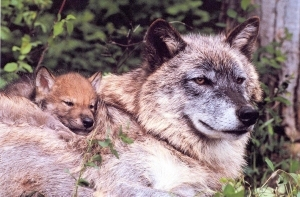
#> input picture AnimalNet/dataset/testset/animal-103.jpg, 300 x 197 px
$ python -i sift.py   (imports and definitions only)
#> lines starting #> are read from the running program, lines starting #| are printed output that depends on the picture
# a SIFT implementation in python
# including some simple interest point detectors
# meant for educational purposes only.
#
# Feel free to distribute, yet, please keep my name so I can get bug reports
#
# Author: Jan van Gemert (j.c.vanGemert@uva.nl)
#

import numpy as np
import scipy.spatial
from pylab import imread, matplotlib
import sys
from numpy import pi, cos, sin, ceil, sqrt, arctan
import scipy.ndimage.filters as filters


def compute_derivatives(im_name, sigma=1.0):
#> called with sigma = 1
    im_rgb = imread(im_name)
#> im_rgb is the input picture: shape (197, 300, 3); mean R, G, B 144.7, 125.4, 126.9
    im_hsv = matplotlib.colors.rgb_to_hsv(im_rgb)
#> im_hsv: shape (197, 300, 3) float32; mean of channels 0, 1, 2 0.6, 0.2, 146.3
    im = im_hsv[:, :, 2]
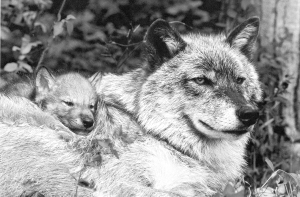
#> im: shape (197, 300) float32; min 11, max 255, mean 146.3

    # Derivatives
    dx = filters.gaussian_filter(im, sigma=sigma, order=[1, 0])
    dy = filters.gaussian_filter(im, sigma=sigma, order=[0, 1])
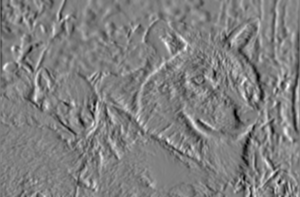
#> dy: shape (197, 300) float32; min -50.74, max 50.33, mean -0.1; drawn with min black and max white
    return dx, dy


# [64 lines left out: functions grad_as_hsv, dense_points, compute_hes, not called in this run]


def computeHar(imName, sigma=1, k=0.04, magThreshold=10, NMSneighborhood=10):
    dx, dy = compute_derivatives(imName, sigma=sigma)

    #structure tensor
    dx2 = dx * dx
    dy2 = dy * dy
    dxy = dx * dy

    # average with integration scale
    iScale = 2*sigma
    dx2 = filters.gaussian_filter(dx2, sigma=iScale)
    dy2 = filters.gaussian_filter(dy2, sigma=iScale)
    dxy = filters.gaussian_filter(dxy, sigma=iScale)
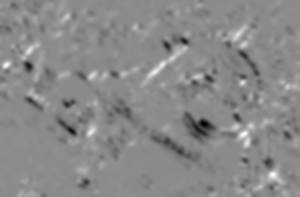
#> dxy: shape (197, 300) float32; min -581.3, max 485, mean -5.8; drawn with min black and max white

    # cornerness, Det - k(Trace)^2
    R = dx2 * dy2 - dxy * dxy - k * (dx2 + dy2) * (dx2 + dy2)
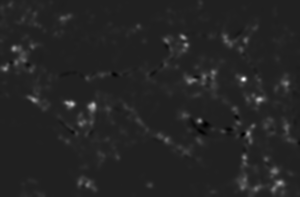
#> R: shape (197, 300) float32; min -36721.8, max 254551.3, mean 5579.8; drawn with min black and max white

    # non-maximum suppression
    data_max = filters.maximum_filter(R, NMSneighborhood)
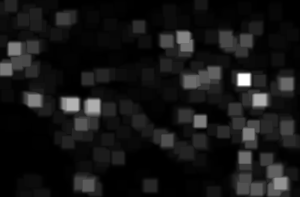
#> data_max: shape (197, 300) float32; min 0.122, max 254551.3, mean 22360.7; drawn with min black and max white
    maxima = (R == data_max)
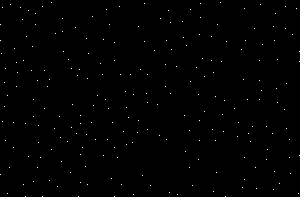
#> maxima: shape (197, 300) bool; 0.39% white in thin lines or dots
    maxima = np.logical_and(maxima, data_max > 0)

    # threshold magnitude
    mag = sigma * np.sqrt(dx * dx + dy * dy)
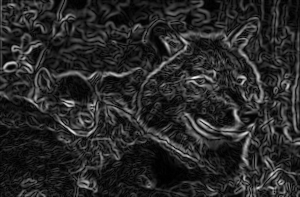
#> mag: shape (197, 300) float32; min 0.0103, max 68.3, mean 10.9; drawn with min black and max white
    maxima = np.logical_and( maxima, mag > magThreshold)
#> maxima: shape (197, 300) bool; 0.3% white in thin lines or dots

    [r, c] = np.where(maxima)
#> r = 180 values from 2 to 196; c = 180 values, max 299 at index 56, min 0 at index 20, mean 148.4

    return np.array([c, r]).T


# [62 lines left out: function computeSIFTofPoints, not called in this run]

>>> result = computeHar('../../AnimalNet/dataset/testset/animal-103.jpg')
#> result = 180 pairs, first value 0 to 299, second value 2 to 196
